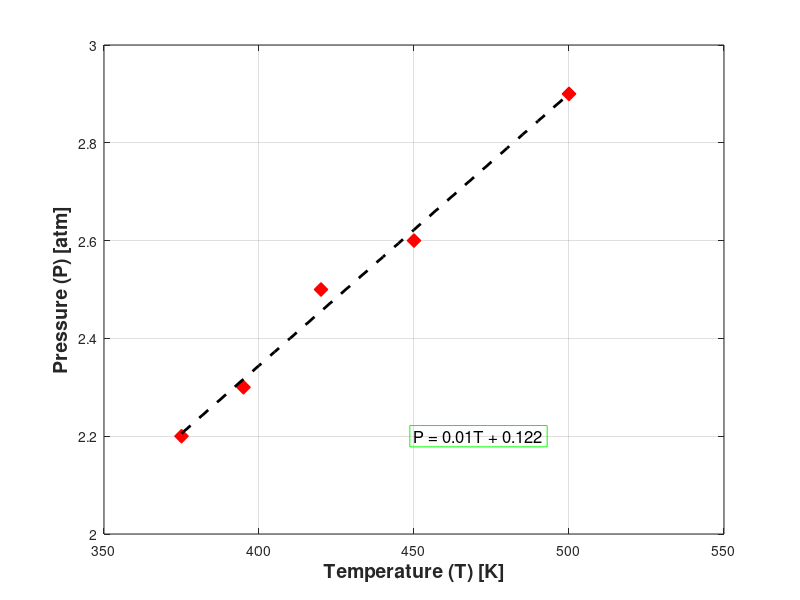
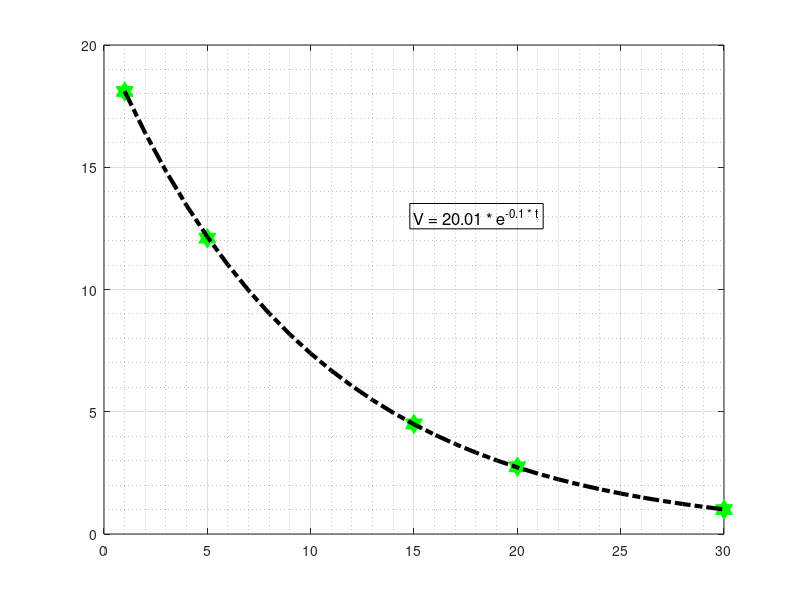

MATLAB code for these plots, in order:
%{
    4/26/2017

    models
%}

clear
close all
clc 

% LINEAR model - polyfit()
T = [ 375 395 420 450 500]; % x's [K]
P = [2.2 2.3 2.5 2.6 2.9]; % y's [atm]

% experimental
figure('color', 'white')
plot(T, P, 'd r', 'MarkerSize', 10, 'MarkerFaceColor', 'r')
axis([350 550 2 3])
grid on
grid minor
xlabel('Temperature (T) [K]', 'FontWeight', 'bold', 'FontSize', 14)
ylabel('Pressure (P) [atm]', 'FontWeight', 'bold', 'FontSize', 14)

% generating
c = polyfit(T, P, 1);
m = c(1);
b = c(2);
Tpf = [375:5:500];
Ppf = m*Tpf + b; % y = mx + b with new values

hold on
plot(Tpf, Ppf, '-- k', 'LineWidth', 2)
eq = sprintf('P = %.2fT + %.3f', m, b);
text(450, 2.2, eq, 'FontSize', 12, 'EdgeColor', 'g');


close all

% POWER model
R = [.5 1 1.25 1.5 2];
V = [3 13 20 28 50];
plot(R, V, 'sb', 'MarkerFaceColor', 'b', 'MarkerSize', 14)

c = polyfit(log(R), log(V), 1);
m = c(1);
b = exp(c(2));

Rpf = [.5:.1:2];
Vpf = b * Rpf.^m;
hold on
grid on 
grid minor
plot (Rpf, Vpf, ': m', 'LineWidth', 3)
eq2 = sprintf('V = %.1fR^{%.0f}', b, m); % ^{exp}

text(1, 40, eq2, 'EdgeColor', 'b', 'FontSize', 18);


close all

% EXPONENTIAL model
t = [1 5 15 20 30];
V = [18.1 12.1 4.5 2.75 1];
figure('color', 'white')
plot(t, V, 'hg', 'MarkerFaceColor', 'g', 'MarkerSize', 14)
grid on
grid minor

c = polyfit(t, log(V), 1);
m = c(1);
b = exp(c(2));

hold on
tpf = [1:1:30];
vpf = b .* exp(m*tpf);

plot(tpf, vpf, '-. k', 'LineWidth', 3)

eq3 = sprintf('V = %.2f * e^{%.1f * t}', b, m)
text(15, 13, eq3, 'FontSize', 12, 'EdgeColor', 'k')
